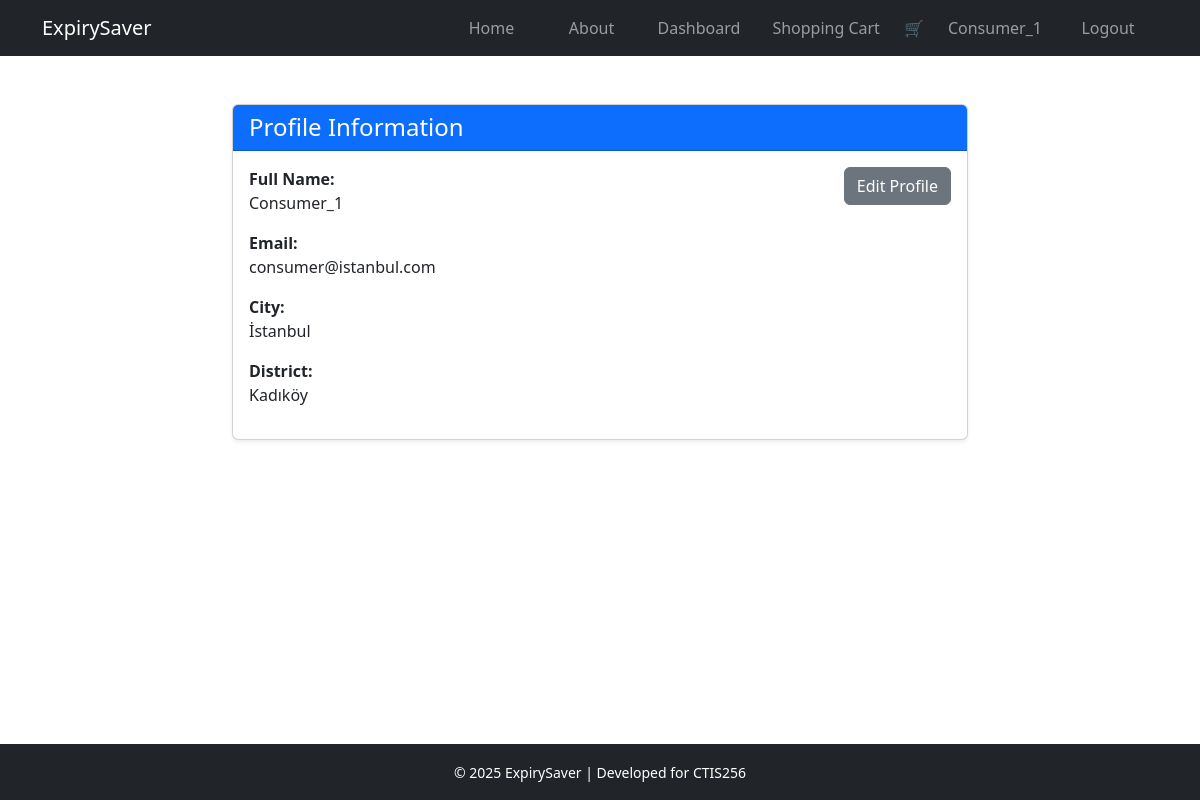
Screenshot of /profile.php (signed in) with the database file from the repository.
### tables this page shows
CREATE TABLE users (
    id INT AUTO_INCREMENT PRIMARY KEY,
    email VARCHAR(255) NOT NULL UNIQUE,
    password VARCHAR(255) NOT NULL,
    role ENUM('market', 'consumer') NOT NULL,
    name VARCHAR(255) NOT NULL,
    city VARCHAR(100) NOT NULL,
    district VARCHAR(100) NOT NULL,
    is_verified BOOLEAN DEFAULT 0,
    verification_code VARCHAR(255),
    created_at TIMESTAMP DEFAULT CURRENT_TIMESTAMP,
    remember VARCHAR(200)
);

### public/profile.php (the view, shortened to what this page needs)
<?php
require_once __DIR__ . '/../app/includes/db.php';
require_once __DIR__ . '/../app/templates/header.php';
require_once __DIR__ . '/../app/templates/navbar.php';
if (isset($_SESSION['user'])) {
    $user_id = $_SESSION['user']['id'];
    $stmt = $db->prepare("SELECT * FROM users WHERE id = :user_id");
    $stmt->execute(['user_id' => $user_id]);
    $user = $stmt->fetch(PDO::FETCH_ASSOC);
}
?>
<div class="container py-5">
  <div class="row justify-content-center">
    <div class="col-md-8">
      <div class="card shadow-sm mb-4">
        <div class="card-header bg-primary text-white">
          <h4 class="mb-0">Profile Information</h4>
        </div>
        <div class="card-body">
          <div class="row">
            <div class="col-md-6">
            <p><strong><?= $user['role'] === 'market' ? 'Market Name:' : 'Full Name:' ?><br></strong> <?= htmlspecialchars($user['name']) ?></p>
              <p><strong>Email:<br></strong> <?= htmlspecialchars($user['email']) ?></p>
              <p><strong>City:<br></strong> <?= htmlspecialchars($user['city']) ?></p>
              <p><strong>District:<br></strong> <?= htmlspecialchars($user['district']) ?></p>
            </div>
            <div class="col-md-6 text-md-end">
              <a href="#editProfile" class="btn btn-secondary" data-bs-toggle="collapse">Edit Profile</a>
            </div>
          </div>
        </div>
      </div>
    </div>
  </div>
</div>
<?php require_once __DIR__ . '/../app/templates/footer.php'; ?>

### rows the page displays
users: name "Consumer_1", email "consumer@istanbul.com", city "İstanbul", district "Kadıköy"

### other values shown
$_SESSION["user"]["name"] "Consumer_1"
